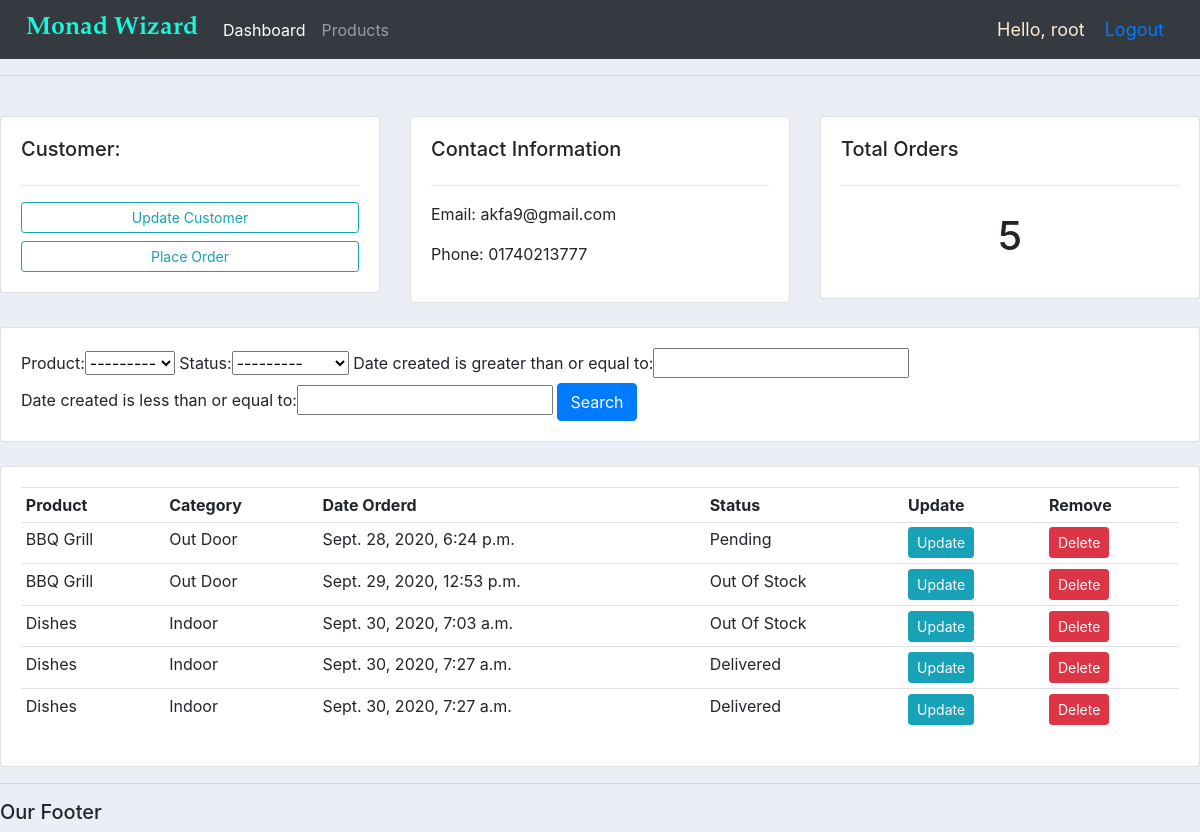
Before: /customer/2/ (signed in) with the older database file.
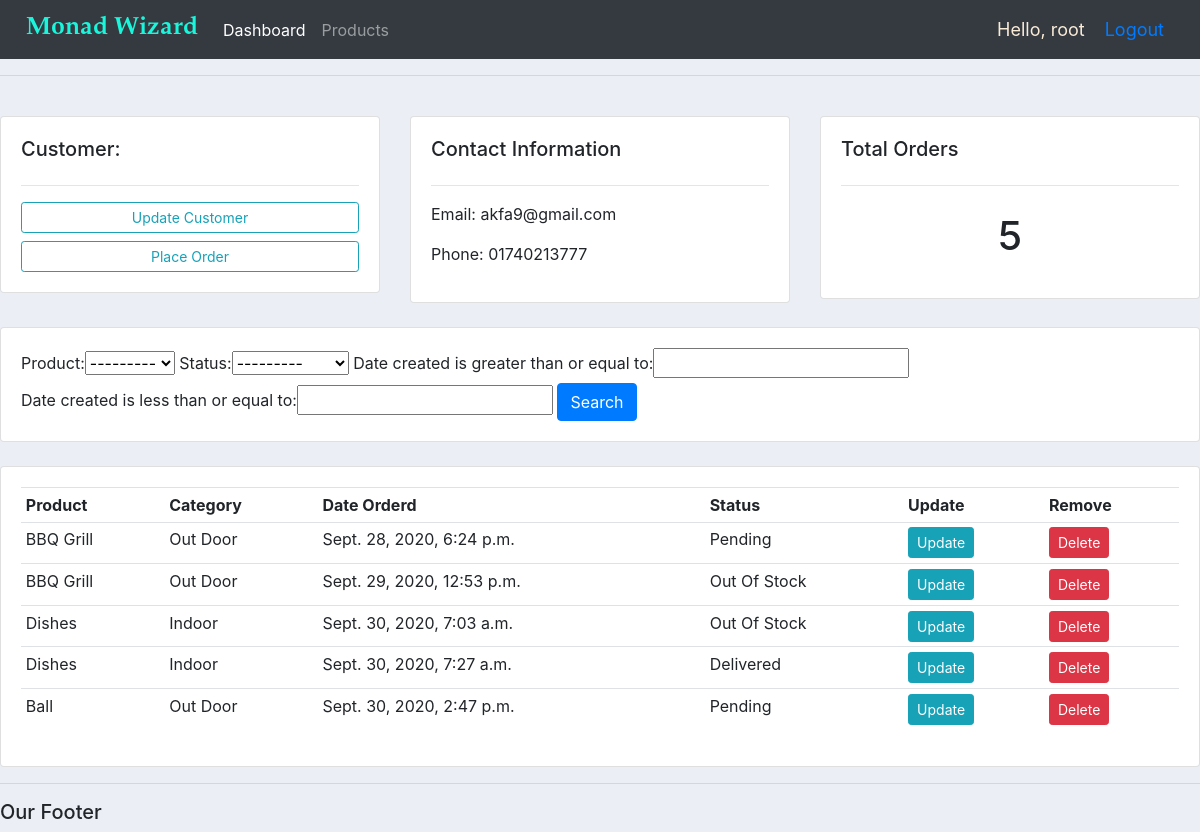
After: the same page with the newer database file.
### accounts/models.py (models this page shows, shortened)
class Order(models.Model):
    STATUS = (
        ('Pending', 'Pending'),
        ('Out Of Stock', 'Out of Stock'),
        ('Delivered', 'Delivered'),
    )
    customer = models.ForeignKey(Customer, null=True, on_delete=models.SET_NULL)
    product = models.ForeignKey(Product, null=True, on_delete=models.SET_NULL)
    date_created = models.DateTimeField(auto_now_add=True, null=True)
    status = models.CharField(max_length=200, null=True,choices=STATUS)

class Product(models.Model):
    CATEGORY = (
        ('Indoor', 'Indoor'),
        ('Out Door', 'Out Door'),
    )
    name = models.CharField(max_length=200, null=True)
    price = models.FloatField(null=True)
    category = models.CharField(max_length=200, null=True,choices=CATEGORY)
    description = models.CharField(max_length=200, null=True, blank=True)
    date_created = models.DateTimeField(auto_now_add=True, null=True)
    tags = models.ManyToManyField(Tag)
    def __str__(self):
        return self.name

### accounts/views.py (the view)
# urls.py: path('customer/<str:pk_test>/', views.customers, name="customer"),
@login_required(login_url='login')
def customers(request, pk_test):
    customer = Customer.objects.get(id=pk_test)
    orders = customer.order_set.all()
    orders_count = orders.count()
    myFilter = OrderFilter(request.GET, queryset=orders)
    orders = myFilter.qs
    context = {'customer':customer , 'orders':orders ,
            'orders_count':orders_count, 'myFilter' : myFilter, }
    return render(request, 'accounts/customer.html', context )

### accounts/templates/accounts/customer.html
{% extends 'accounts/main.html' %}
{% block content %}
<br>
<div class="row">
	<div class="col-md">
		<div class="card card-body">
			<h5>Customer:</h5>
			<hr>
			<a class="btn btn-outline-info  btn-sm btn-block" href="">Update Customer</a>
			<a class="btn btn-outline-info  btn-sm btn-block" href="{% url 'create_order_customer' customer.id %}">Place Order</a>
		</div>
	</div>
	<div class="col-md">
		<div class="card card-body">
			<h5>Contact Information</h5>
			<hr>
			<p>Email: {{customer.email}}</p>
			<p>Phone: {{customer.phone}}</p>
		</div>
	</div>
	<div class="col-md">
		<div class="card card-body">
			<h5>Total Orders</h5>
			<hr>
			<h1 style="text-align: center;padding: 10px">{{ orders_count }}</h1>
		</div>
	</div>
</div>
<br>
<div class="row">
	<div class="col">
		<div class="card card-body">
			<form method="get">
				{{ myFilter.form }}
		    <button class="btn btn-primary" type="submit">Search</button>
		  </form>
		</div>
	</div>
</div>
<br>
<div class="row">
	<div class="col-md">
		<div class="card card-body">
			<table class="table table-sm">
				<tr>
					<th>Product</th>
					<th>Category</th>
					<th>Date Orderd</th>
					<th>Status</th>
					<th>Update</th>
					<th>Remove</th>
				</tr>
				{% for order in orders %}
				<tr>
					<td> {{order.product.name}} </td>
					<td> {{order.product.category}} </td>
					<td> {{order.date_created}} </td>
					<td> {{order.status}} </td>
					<td><a class="btn btn-sm btn-info" href="{% url 'update_order' order.id %}"> Update </a></td>
					<td><a class="btn btn-sm btn-danger" href="{% url 'delete_order' order.id %}"> Delete </a></td>
				</tr>
				{% endfor %}
			</table>
		</div>
	</div>
</div>
{% endblock %}

Changed rows visible on the page:
removed Order: product.name "Dishes", product.category "Indoor", date_created "Sept. 30, 2020, 7:27 a.m.", status "Delivered"
added Order: product.name "Ball", product.category "Out Door", date_created "Sept. 30, 2020, 2:47 p.m.", status "Pending"
